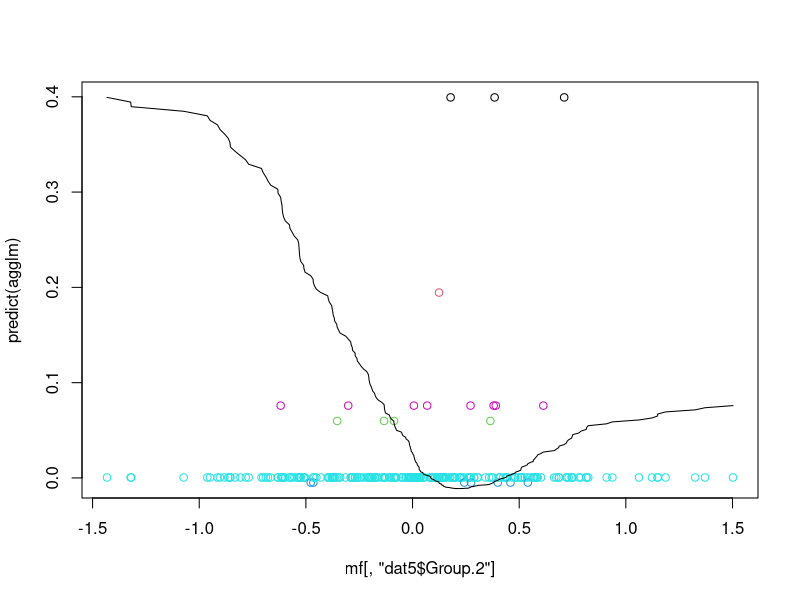
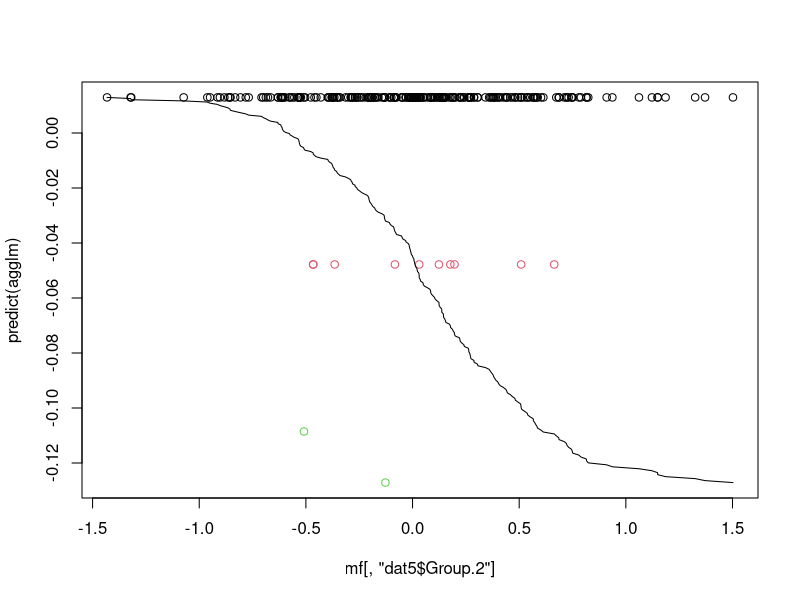
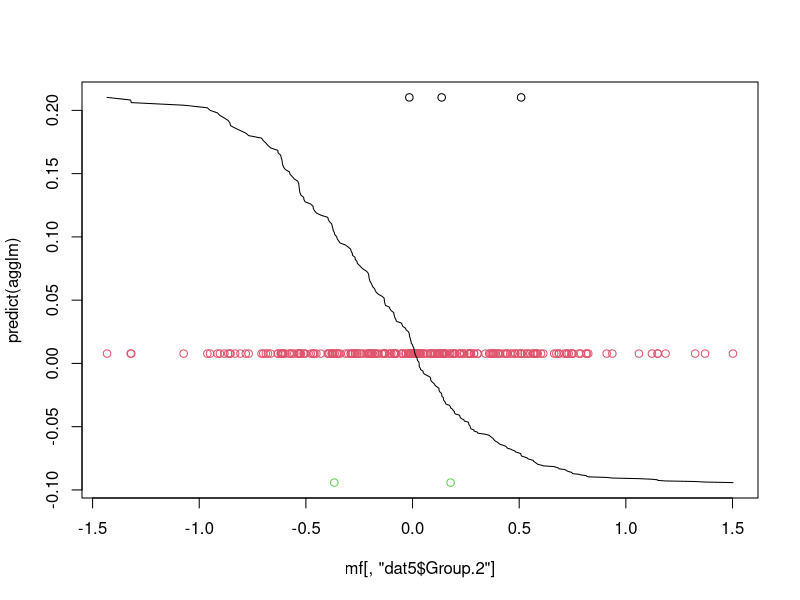
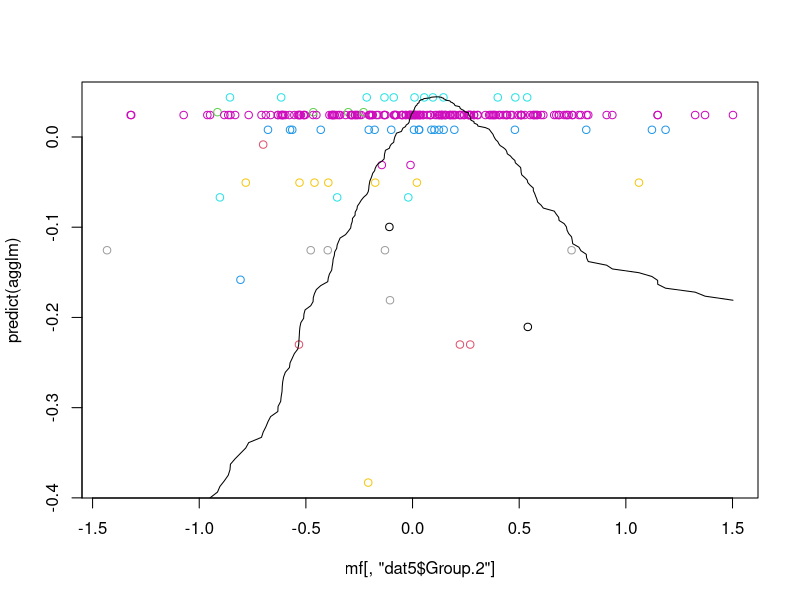
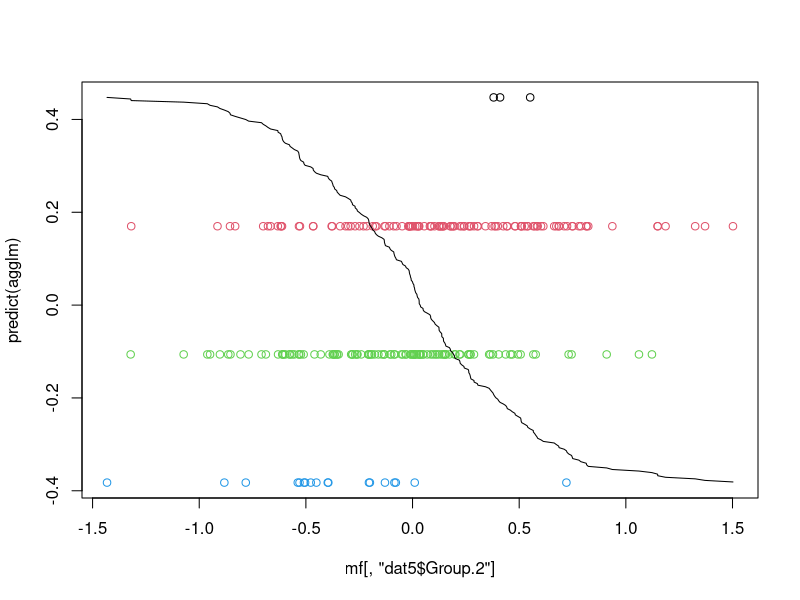
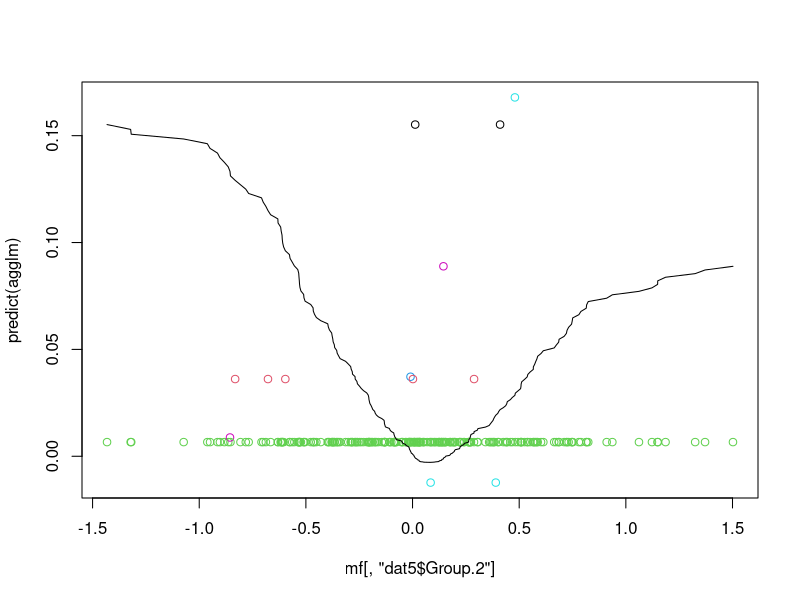
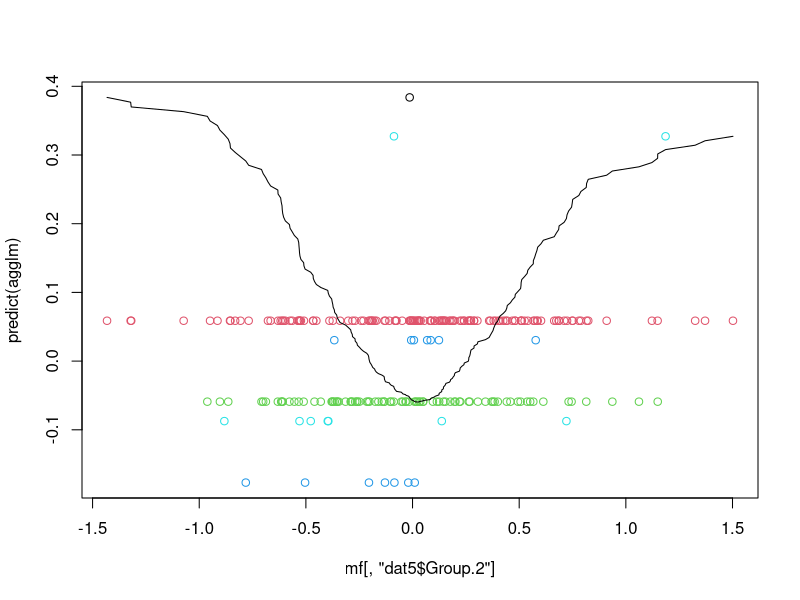
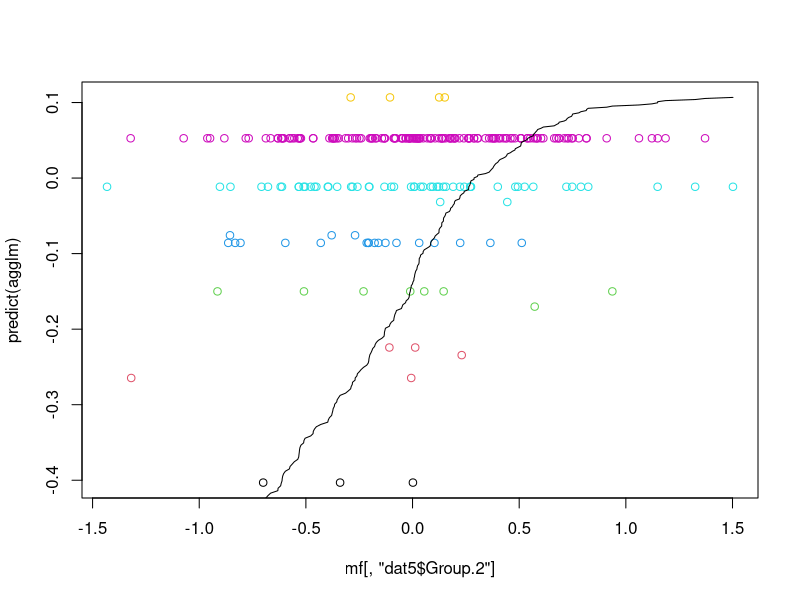

These figures' R source, in order:
## ---- chunk 1
library(tidyr)
dat1 <- read.csv(file="ENSG115944.csv" )

dat2locs <- read.csv(file="ENS115944STRup2.csv",header=FALSE )
dat2 <- read.csv(file="ENS115944STRdatonly.csv",header=FALSE )
locs <- dat2locs[2,2:ncol(dat2locs)]


modelcoefs <- NULL

for (i in 1:(ncol(locs)-1)) {
dat3 <- merge(dat1,dat2[,c(1,i+1)],by.="Gene",by.y="V1")

dat4 <- droplevels(dat3)
### V42 is the start postion we want. start = 42625365
dat4$STR <- dat4[,3]
dat4$STRquad <- dat4$STR**2
#seplm <- lm(dat4$Response ~ dat4$STR + dat4$STRquad)
#summary(seplm)
#summary(lm(dat4$Response ~ dat4$STR))

dat5 <- aggregate(dat4[,c("STR","STRquad")],by=list(dat4$Gene,dat4$Response),FUN=sum,na.rm=TRUE)

agglm <- lm(dat5$Group.2~ dat5$STR+dat5$STRquad)


agglmlin <- lm(dat5$Group.2~ dat5$STR)

currmod <- cbind(locs[i],agglm$coefficients[1],
                         agglm$coefficients[2],
                         agglm$coefficients[3],
                         BIC(agglm),
                         agglmlin$coefficients[1],
                         agglmlin$coefficients[2],
                         BIC(agglmlin))

if (!is.na(currmod[,4])) {
  pdf(file=paste0("mod",as.character(locs[i]),".pdf"))
mf <- model.frame(agglm)
#plot(mf[,"dat5$Group.2"],predict(agglm))
xvals <- seq(min(mf$`dat5$STR`),max(mf$`dat5$STR`),length.out=246)

fitvals <- currmod[,2] + currmod[,3]*xvals + currmod[,4]*xvals**2
plot(mf[,"dat5$Group.2"],predict(agglm),col=as.factor(mf[,"dat5$STR"]))
lines(mf[,"dat5$Group.2"],fitvals)
dev.off()
}


names(currmod) <- c("location","Intercept","BetaSTR","BetaSTRquad","BICfull","Interceptlin","BetaSTRlin","BIClin")

modelcoefs <- rbind(modelcoefs,currmod)
                                  
}

